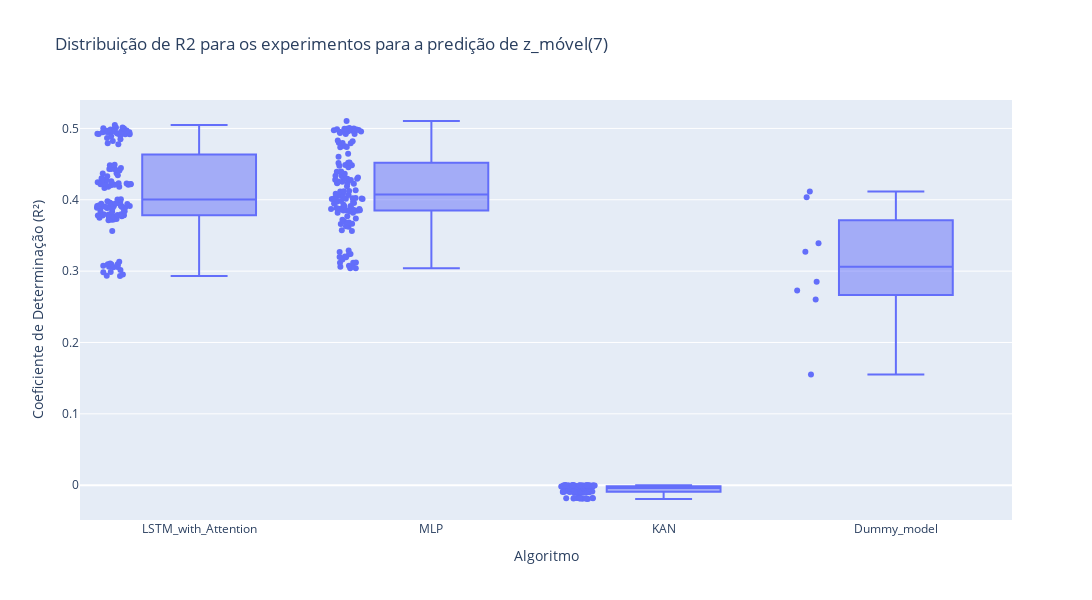
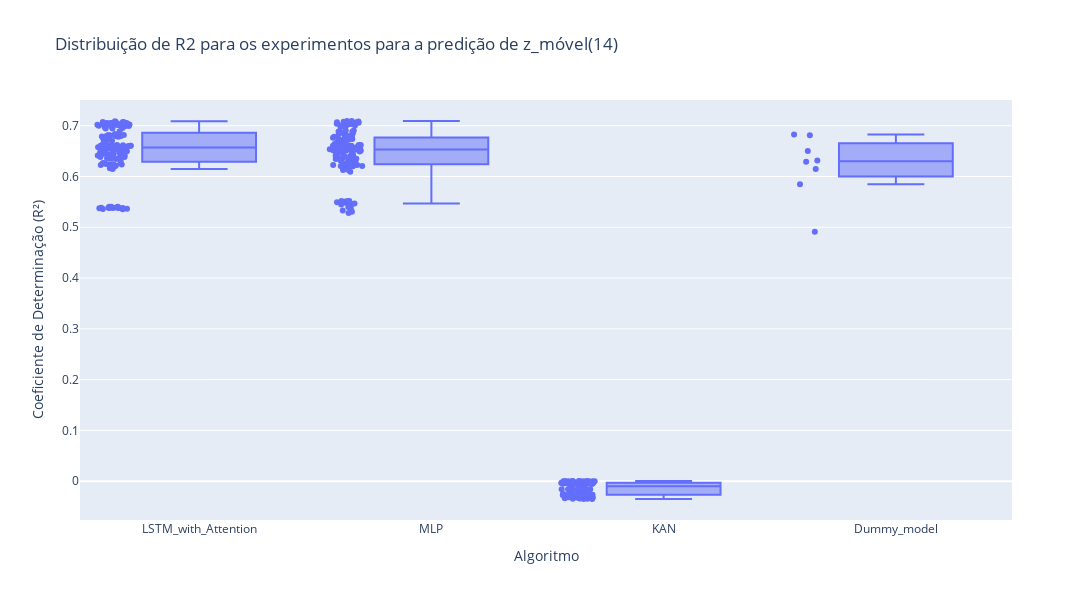
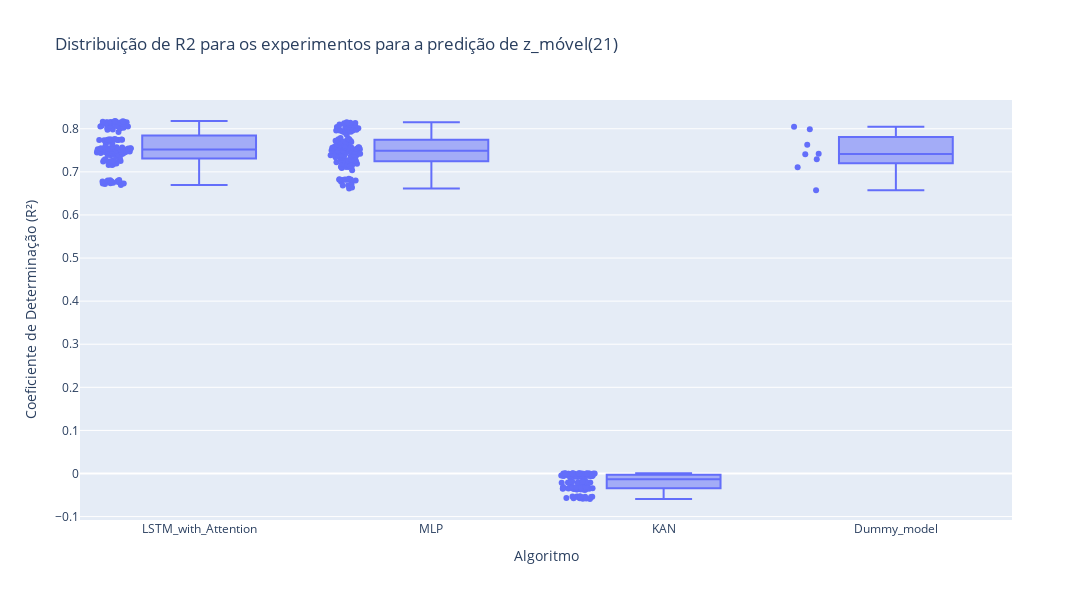

Here is the notebook cell these charts were saved with, in order:
### Code cell
for label in reg.label_col.unique():

    print(f"label: {label}")
    
    
    # if 'meta' in label: label_formated = label.replace('meta', 'k')
    # if 'diff_close_mean_z_score' in label: label_formated = label.replace('diff_close_mean_z_score', 'z')
    
    df_plt = reg[(reg.label_col == label)]
    
    fig = px.box(
        df_plt, 
        x="model", 
        y="R-squared (R2)", 
        points="all",
        title = f'Distribuição de R2 para os experimentos para a predição de {label}'
        )
    
    # Atualizar títulos dos eixos e da legenda
    fig.update_layout(
        xaxis_title="Algoritmo",  # Substitua pelo nome desejado
        yaxis_title="Coeficiente de Determinação (R²)",# Substitua pelo nome desejado
        width=2700,  # Largura do gráfico
    height=600  # Altura do gráfico
    )
    
    fig.write_image(PATH_REPORTS + f"images/box_plot_exp_dist_label={label}_reg.png")
    # fig.update_traces(boxpoints=False) 
    fig.show()

### Figure 1 — Plotly figure (JSON) as saved in the notebook; plotly's stock layout.template omitted (floating-point values rounded to 4 significant figures; data arrays with more than 128 entries replaced by an {"elided": "..."} marker saying what was removed)
{"data": [{"alignmentgroup": "True", "boxpoints": "all", "hovertemplate": "model=%{x}<br>R-squared (R2)=%{y}<extra></extra>", "legendgroup": "", "marker": {"color": "#636efa"}, "name": "", "notched": false, "offsetgroup": "", "orientation": "v", "showlegend": false, "type": "box", "x": {"elided": "391 str values"}, "x0": " ", "xaxis": "x", "y": {"elided": "391 float values"}, "y0": " ", "yaxis": "y"}], "layout": {"boxmode": "group", "height": 600, "legend": {"tracegroupgap": 0}, "title": {"text": "Distribuição de R2 para os experimentos para a predição de z_móvel(7)"}, "width": 2700, "xaxis": {"anchor": "y", "domain": [0, 1], "title": {"text": "Algoritmo"}}, "yaxis": {"anchor": "x", "domain": [0, 1], "title": {"text": "Coeficiente de Determinação (R²)"}}}}

### Figure 2 — Plotly figure (JSON) as saved in the notebook; plotly's stock layout.template omitted (floating-point values rounded to 4 significant figures; data arrays with more than 128 entries replaced by an {"elided": "..."} marker saying what was removed)
{"data": [{"alignmentgroup": "True", "boxpoints": "all", "hovertemplate": "model=%{x}<br>R-squared (R2)=%{y}<extra></extra>", "legendgroup": "", "marker": {"color": "#636efa"}, "name": "", "notched": false, "offsetgroup": "", "orientation": "v", "showlegend": false, "type": "box", "x": {"elided": "392 str values"}, "x0": " ", "xaxis": "x", "y": {"elided": "392 float values"}, "y0": " ", "yaxis": "y"}], "layout": {"boxmode": "group", "height": 600, "legend": {"tracegroupgap": 0}, "title": {"text": "Distribuição de R2 para os experimentos para a predição de z_móvel(14)"}, "width": 2700, "xaxis": {"anchor": "y", "domain": [0, 1], "title": {"text": "Algoritmo"}}, "yaxis": {"anchor": "x", "domain": [0, 1], "title": {"text": "Coeficiente de Determinação (R²)"}}}}

### Figure 3 — Plotly figure (JSON) as saved in the notebook; plotly's stock layout.template omitted (floating-point values rounded to 4 significant figures; data arrays with more than 128 entries replaced by an {"elided": "..."} marker saying what was removed)
{"data": [{"alignmentgroup": "True", "boxpoints": "all", "hovertemplate": "model=%{x}<br>R-squared (R2)=%{y}<extra></extra>", "legendgroup": "", "marker": {"color": "#636efa"}, "name": "", "notched": false, "offsetgroup": "", "orientation": "v", "showlegend": false, "type": "box", "x": {"elided": "392 str values"}, "x0": " ", "xaxis": "x", "y": {"elided": "392 float values"}, "y0": " ", "yaxis": "y"}], "layout": {"boxmode": "group", "height": 600, "legend": {"tracegroupgap": 0}, "title": {"text": "Distribuição de R2 para os experimentos para a predição de z_móvel(21)"}, "width": 2700, "xaxis": {"anchor": "y", "domain": [0, 1], "title": {"text": "Algoritmo"}}, "yaxis": {"anchor": "x", "domain": [0, 1], "title": {"text": "Coeficiente de Determinação (R²)"}}}}
